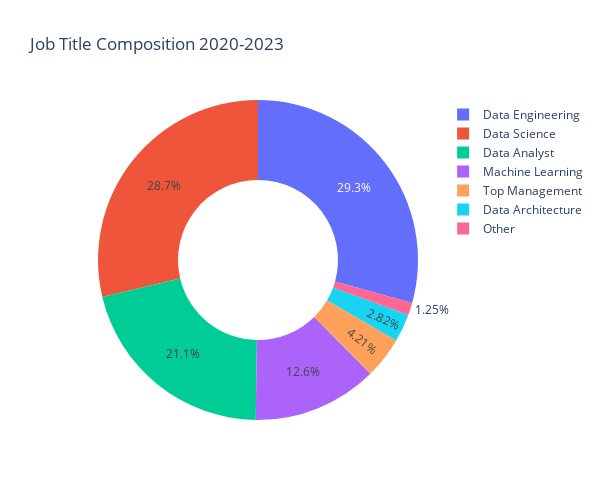
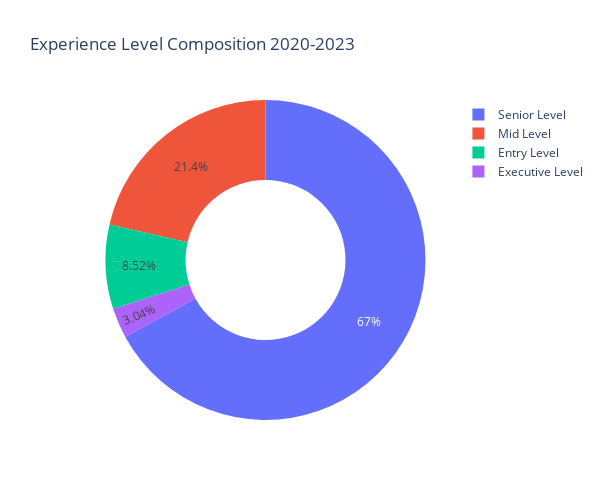

The code cell stored with these charts, in order, in its notebook:
### Markdown cell above
Next, we will find out what `types of jobs` and `experience levels` are in `high demand` in 2020 to 2023.

### Code cell
# create pie for compositioning job_title and experience_level
pie = df_salary.groupby(['job_title','experience_level'])['work_year'].count().reset_index()

# plot the graph job title distribution
pie_job = px.pie(
    pie,
    names='job_title',
    values='work_year',
    hole=0.5,
    width=600,
    height=500,
    title="Job Title Composition 2020-2023",
)
pie_job.show()

# plot the graph job title distribution
pie_exp = px.pie(
    pie,
    names='experience_level',
    values='work_year',
    hole=0.5,
    width=600,
    height=500,
    title="Experience Level Composition 2020-2023",
)
pie_exp.show()

### Figure 1 — Plotly figure (JSON) as saved in the notebook; plotly's stock layout.template omitted (floating-point values rounded to 4 significant figures)
{"data": [{"domain": {"x": [0, 1], "y": [0, 1]}, "hole": 0.5, "hovertemplate": "job_title=%{label}<br>work_year=%{value}<extra></extra>", "labels": ["Data Analyst", "Data Analyst", "Data Analyst", "Data Analyst", "Data Architecture", "Data Architecture", "Data Architecture", "Data Engineering", "Data Engineering", "Data Engineering", "Data Engineering", "Data Science", "Data Science", "Data Science", "Data Science", "Machine Learning", "Machine Learning", "Machine Learning", "Machine Learning", "Other", "Other", "Other", "Top Management", "Top Management", "Top Management", "Top Management"], "legendgroup": "", "name": "", "showlegend": true, "type": "pie", "values": [85, 12, 213, 481, 2, 7, 97, 72, 52, 226, 751, 94, 14, 205, 765, 62, 3, 118, 291, 5, 9, 33, 2, 31, 27, 98]}], "layout": {"height": 500, "legend": {"tracegroupgap": 0}, "title": {"text": "Job Title Composition 2020-2023"}, "width": 600}}

### Figure 2 — Plotly figure (JSON) as saved in the notebook; plotly's stock layout.template omitted (floating-point values rounded to 4 significant figures)
{"data": [{"domain": {"x": [0, 1], "y": [0, 1]}, "hole": 0.5, "hovertemplate": "experience_level=%{label}<br>work_year=%{value}<extra></extra>", "labels": ["Entry Level", "Executive Level", "Mid Level", "Senior Level", "Executive Level", "Mid Level", "Senior Level", "Entry Level", "Executive Level", "Mid Level", "Senior Level", "Entry Level", "Executive Level", "Mid Level", "Senior Level", "Entry Level", "Executive Level", "Mid Level", "Senior Level", "Entry Level", "Mid Level", "Senior Level", "Entry Level", "Executive Level", "Mid Level", "Senior Level"], "legendgroup": "", "name": "", "showlegend": true, "type": "pie", "values": [85, 12, 213, 481, 2, 7, 97, 72, 52, 226, 751, 94, 14, 205, 765, 62, 3, 118, 291, 5, 9, 33, 2, 31, 27, 98]}], "layout": {"height": 500, "legend": {"tracegroupgap": 0}, "title": {"text": "Experience Level Composition 2020-2023"}, "width": 600}}
